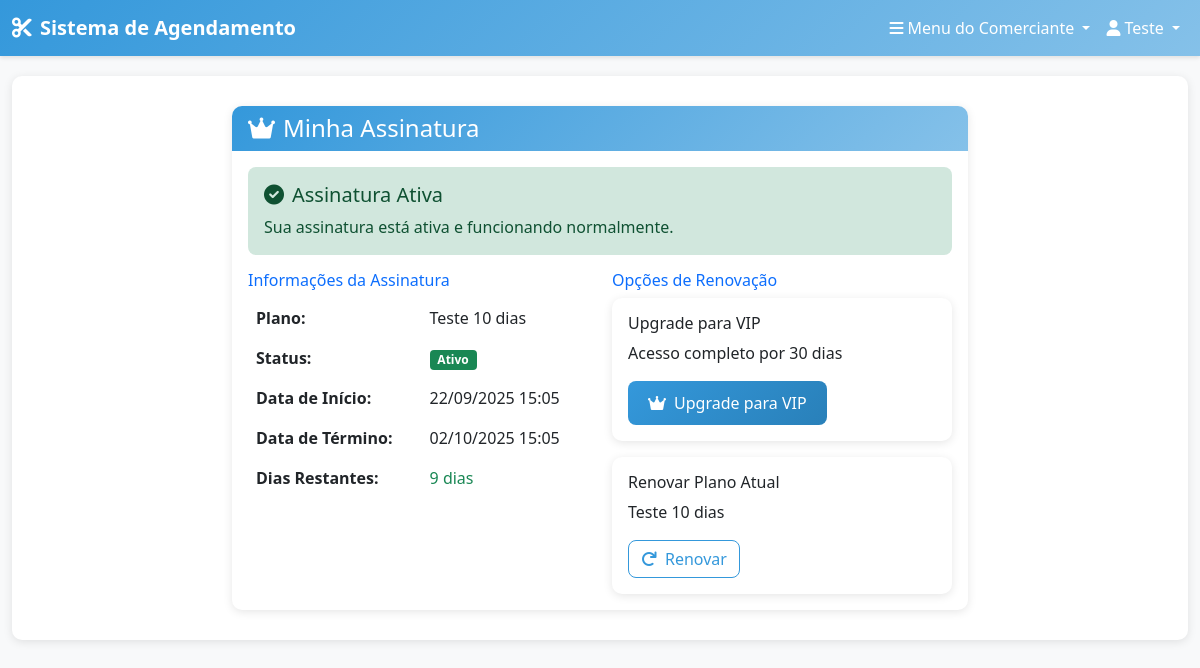
/subscriptions/ (signed in), run on the app's committed database.
### subscriptions/models.py (models this page shows, shortened)
class Subscription(models.Model):
    PLAN_TYPES = (
        ('trial_10', 'Teste 10 dias'),
        ('vip_30', 'VIP 30 dias'),
    )
    STATUS_CHOICES = (
        ('active', 'Ativo'),
        ('expired', 'Expirado'),
        ('cancelled', 'Cancelado'),
    )
    user = models.OneToOneField(User, on_delete=models.CASCADE, related_name='subscription')
    plan_type = models.CharField(max_length=10, choices=PLAN_TYPES, default='trial_10')
    start_date = models.DateTimeField(auto_now_add=True)
    end_date = models.DateTimeField()
    status = models.CharField(max_length=10, choices=STATUS_CHOICES, default='active')
    created_at = models.DateTimeField(auto_now_add=True)
    last_renewal = models.DateTimeField(blank=True, null=True)
    def is_active(self):
        return self.status == 'active' and self.end_date > timezone.now()
    def days_remaining(self):
        if self.is_active():
            remaining = self.end_date - timezone.now()
            return remaining.days
        return 0
    class Meta:
        verbose_name = "Assinatura"
        verbose_name_plural = "Assinaturas"

### subscriptions/views.py (the view)
# urls.py: path('', views.subscription_detail, name='detail'),
@login_required
def subscription_detail(request):
    if request.user.profile.user_type != 'owner':
        messages.error(request, 'Acesso negado. Apenas proprietários podem acessar esta página.')
        return redirect('accounts:dashboard')
    plan_from_url = request.GET.get('plan', 'trial_10')
    if plan_from_url == 'vip':
        plan_from_url = 'vip_30'
    subscription, created = Subscription.objects.get_or_create(
        user=request.user,
        defaults={'plan_type': plan_from_url}
    )
    if not subscription.is_active() and subscription.status == 'active':
        subscription.status = 'expired'
        subscription.save()
    return render(request, 'subscriptions/detail.html', {
        'subscription': subscription
    })

### templates/subscriptions/detail.html (shortened to what this page needs)
{% extends 'base/base.html' %}
{% block content %}
<div class="row">
    <div class="col-lg-8 mx-auto">
        <div class="card">
            <div class="card-header">
                <h4 class="mb-0">
                    <i class="fas fa-crown me-2"></i>Minha Assinatura
                </h4>
            </div>
            <div class="card-body">
                {% if subscription.is_active %}
                    <div class="alert alert-success" role="alert">
                        <h5 class="alert-heading">
                            <i class="fas fa-check-circle me-2"></i>Assinatura Ativa
                        </h5>
                        <p class="mb-0">Sua assinatura está ativa e funcionando normalmente.</p>
                    </div>
                {% endif %}
                <div class="row">
                    <div class="col-md-6">
                        <h6 class="text-primary">Informações da Assinatura</h6>
                        <table class="table table-borderless">
                            <tr>
                                <td><strong>Plano:</strong></td>
                                <td>{{ subscription.get_plan_type_display }}</td>
                            </tr>
                            <tr>
                                <td><strong>Status:</strong></td>
                                <td>
                                    <span class="badge bg-{% if subscription.is_active %}success{% else %}danger{% endif %}">
                                        {{ subscription.get_status_display }}
                                    </span>
                                </td>
                            </tr>
                            <tr>
                                <td><strong>Data de Início:</strong></td>
                                <td>{{ subscription.start_date|date:"d/m/Y H:i" }}</td>
                            </tr>
                            <tr>
                                <td><strong>Data de Término:</strong></td>
                                <td>{{ subscription.end_date|date:"d/m/Y H:i" }}</td>
                            </tr>
                            <tr>
                                <td><strong>Dias Restantes:</strong></td>
                                <td>
                                    {% if subscription.is_active %}
                                        <span class="text-{% if subscription.days_remaining <= 3 %}danger{% elif subscription.days_remaining <= 7 %}warning{% else %}success{% endif %}">
                                            {{ subscription.days_remaining }} dia{{ subscription.days_remaining|pluralize }}
                                        </span>
                                    {% else %}
                                        <span class="text-danger">Expirado</span>
                                    {% endif %}
                                </td>
                            </tr>
                        </table>
                    </div>
                    <div class="col-md-6">
                        <h6 class="text-primary">Opções de Renovação</h6>
                        {% if subscription.plan_type == 'trial_10' %}
                            <div class="card mb-3">
                                <div class="card-body">
                                    <h6 class="card-title">Upgrade para VIP</h6>
                                    <p class="card-text">Acesso completo por 30 dias</p>
                                    <a href="{% url 'subscriptions:upgrade' %}" class="btn btn-primary">
                                        <i class="fas fa-crown me-2"></i>Upgrade para VIP
                                    </a>
                                </div>
                            </div>
                        {% endif %}
                        <div class="card">
                            <div class="card-body">
                                <h6 class="card-title">Renovar Plano Atual</h6>
                                <p class="card-text">{{ subscription.get_plan_type_display }}</p>
                                <form method="post" action="{% url 'subscriptions:renew' %}">
                                    <button type="submit" class="btn btn-outline-primary">
                                        <i class="fas fa-redo me-2"></i>Renovar
                                    </button>
                                </form>
                            </div>
                        </div>
                    </div>
                </div>
            </div>
        </div>
    </div>
</div>
{% endblock %}

### templates/base/base.html (shortened to what this page needs)
<!DOCTYPE html>
<html lang="pt-br">
<head>
    <link href="https://cdn.jsdelivr.net/npm/bootstrap@5.1.3/dist/css/bootstrap.min.css" rel="stylesheet">
    <link href="https://cdnjs.cloudflare.com/ajax/libs/font-awesome/6.0.0/css/all.min.css" rel="stylesheet">
</head>
<body>
    <nav class="navbar navbar-expand-lg navbar-dark">
        <div class="container-fluid">
            <a class="navbar-brand" href="{% url 'core:landing_page' %}">
                <i class="fas fa-cut me-2"></i>Sistema de Agendamento
            </a>
            <div class="collapse navbar-collapse" id="navbarNav">
                <ul class="navbar-nav ms-auto">
                    {% if user.is_authenticated %}
                        {% if user.profile.user_type == 'owner' %}
                            <li class="nav-item dropdown">
                                <a class="nav-link dropdown-toggle" href="#" id="ownerMenuDropdown" role="button" data-bs-toggle="dropdown">
                                    <i class="fas fa-bars me-1"></i>Menu do Comerciante
                                </a>
                            </li>
                        {% endif %}
                        <li class="nav-item dropdown">
                            <a class="nav-link dropdown-toggle" href="#" id="navbarDropdown" role="button" data-bs-toggle="dropdown">
                                <i class="fas fa-user me-1"></i>{{ user.first_name|default:user.username }}
                            </a>
                        </li>
                    {% endif %}
                </ul>
            </div>
        </div>
    </nav>
    <div class="container-fluid">
        <div class="main-content">
            {% block content %}
            {% endblock %}
        </div>
    </div>
</body>
</html>

### templates/base/base.html (style rules this page uses)
:root { --primary-color: #3498db; --primary-light: #85c1e9; --primary-dark: #2980b9; --secondary-color: #ecf0f1; --text-dark: #2c3e50; --text-light: #7f8c8d; }
body { background-color: #f8f9fa; font-family: 'Segoe UI', Tahoma, Geneva, Verdana, sans-serif; }
.navbar { background: linear-gradient(135deg, var(--primary-color), var(--primary-light)); box-shadow: 0 2px 4px rgba(0,0,0,0.1); }
.navbar-brand { font-weight: bold; color: white !important; }
.navbar-nav .nav-link { color: white !important; transition: color 0.3s; }
.main-content { background-color: white; border-radius: 10px; box-shadow: 0 2px 10px rgba(0,0,0,0.1); margin: 20px 0; padding: 30px; }
.card { border: none; border-radius: 10px; box-shadow: 0 2px 10px rgba(0,0,0,0.1); transition: transform 0.3s; }
.card-header { background: linear-gradient(135deg, var(--primary-color), var(--primary-light)); color: white; border-radius: 10px 10px 0 0 !important; border: none; }
.btn-primary { background: linear-gradient(135deg, var(--primary-color), var(--primary-dark)); border: none; border-radius: 8px; padding: 10px 20px; transition: all 0.3s; }
.btn-outline-primary { color: var(--primary-color); border-color: var(--primary-color); border-radius: 8px; }
.alert { border-radius: 8px; border: none; }

### data on the page
Subscription: plan_type "Teste 10 dias", status "Ativo", start_date "22/09/2025 15:05", end_date "02/10/2025 15:05", days_remaining "9"

### other printed values
{{ user.first_name|default:user.username }} "Teste"
